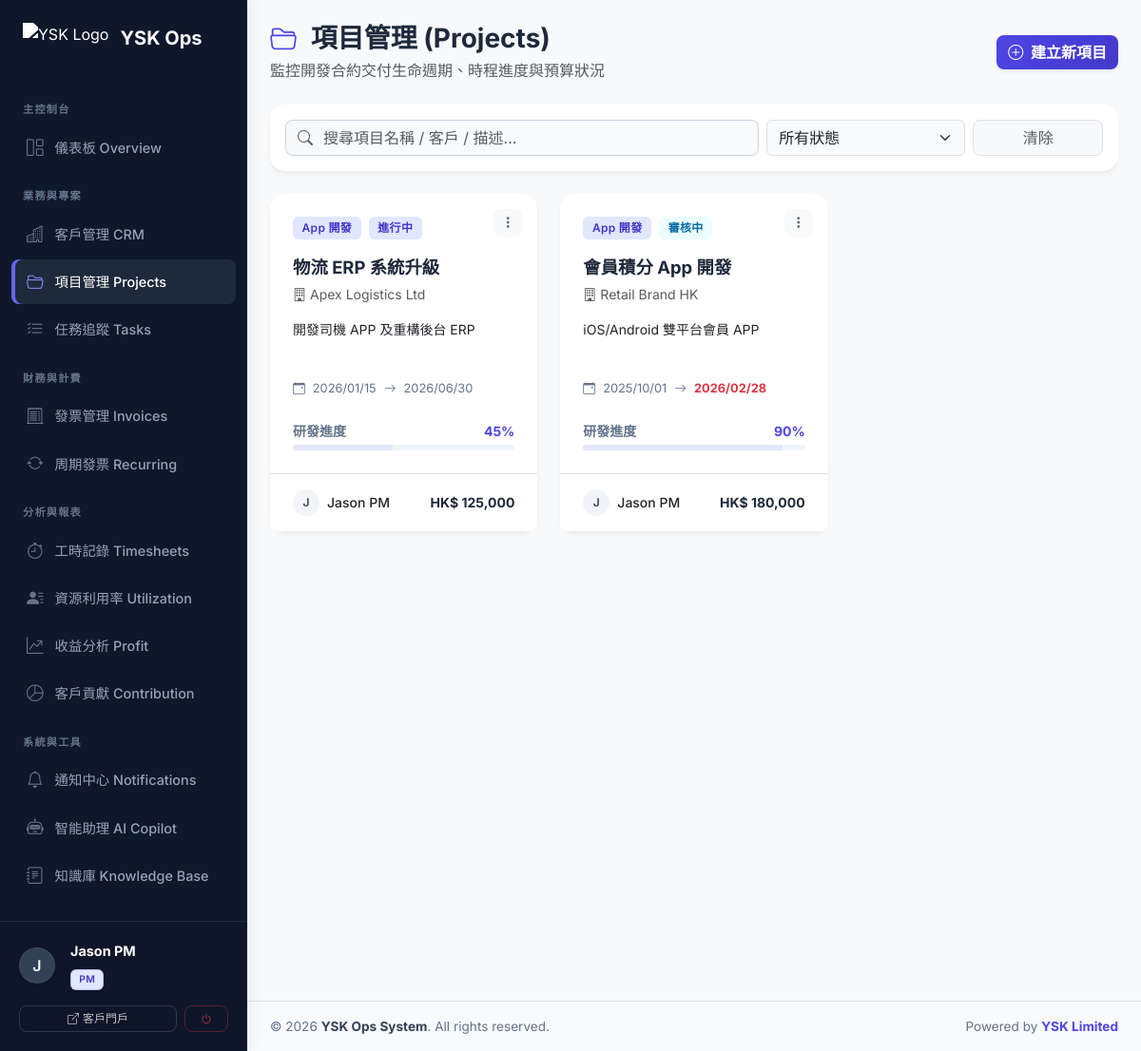
Screenshot of /projects.php (signed in) with the database file from the repository.
### tables this page shows
CREATE TABLE projects (
    id INT AUTO_INCREMENT PRIMARY KEY,
    client_id INT NOT NULL,
    title VARCHAR(200) NOT NULL,
    description TEXT,
    service_type ENUM('ai_automation', 'app_development', 'cloud_security', 'web3_blockchain', 'other') NOT NULL,
    status ENUM('planning', 'in_progress', 'review', 'completed', 'on_hold', 'cancelled') DEFAULT 'planning',
    start_date DATE,
    end_date DATE,
    budget DECIMAL(12,2) DEFAULT 0,
    progress_percent INT DEFAULT 0 CHECK (progress_percent BETWEEN 0 AND 100),
    assigned_pm_id INT,
    created_by INT,
    created_at TIMESTAMP DEFAULT CURRENT_TIMESTAMP,
    updated_at TIMESTAMP DEFAULT CURRENT_TIMESTAMP ON UPDATE CURRENT_TIMESTAMP,
    FOREIGN KEY (client_id) REFERENCES clients(id) ON DELETE CASCADE,
    FOREIGN KEY (assigned_pm_id) REFERENCES users(id) ON DELETE SET NULL,
    FOREIGN KEY (created_by) REFERENCES users(id) ON DELETE SET NULL,
    FULLTEXT KEY ft_projects (title, description)
);

CREATE TABLE clients (
    id INT AUTO_INCREMENT PRIMARY KEY,
    username VARCHAR(50) UNIQUE,
    password_hash VARCHAR(255),
    company_name VARCHAR(150) NOT NULL,
    contact_person VARCHAR(100),
    email VARCHAR(100),
    phone VARCHAR(20),
    address TEXT,
    notes TEXT,
    status ENUM('active', 'inactive', 'lead') DEFAULT 'active',
    created_at TIMESTAMP DEFAULT CURRENT_TIMESTAMP,
    updated_at TIMESTAMP DEFAULT CURRENT_TIMESTAMP ON UPDATE CURRENT_TIMESTAMP,
    FULLTEXT KEY ft_clients (company_name, contact_person, email, notes)
);

CREATE TABLE users (
    id INT AUTO_INCREMENT PRIMARY KEY,
    username VARCHAR(50) UNIQUE NOT NULL,
    password_hash VARCHAR(255) NOT NULL,
    full_name VARCHAR(100) NOT NULL,
    email VARCHAR(100) UNIQUE NOT NULL,
    role ENUM('admin', 'pm', 'developer', 'finance', 'viewer') DEFAULT 'viewer',
    phone VARCHAR(20),
    avatar VARCHAR(255),
    is_active BOOLEAN DEFAULT TRUE,
    created_at TIMESTAMP DEFAULT CURRENT_TIMESTAMP,
    updated_at TIMESTAMP DEFAULT CURRENT_TIMESTAMP ON UPDATE CURRENT_TIMESTAMP
);

### includes/db.php (called while the page is built, shortened)
<?php
function get_db_connection() {
    static $pdo = null;
    if ($pdo === null) {
        try {
            $dsn = "mysql:host=" . DB_HOST . ";dbname=" . DB_NAME . ";charset=" . DB_CHAR;
            $pdo = new PDO($dsn, DB_USER, DB_PASS, [
                PDO::ATTR_ERRMODE => PDO::ERRMODE_EXCEPTION,
                PDO::ATTR_DEFAULT_FETCH_MODE => PDO::FETCH_ASSOC,
                PDO::ATTR_EMULATE_PREPARES => false,
            ]);
        } catch (PDOException $e) {
            die("Database connection failed: " . $e->getMessage() . "<br>Please check config.php and run database.sql first.");
        }
    }
    return $pdo;
}
function db_query($sql, $params = []) {
    $pdo = get_db_connection();
    $stmt = $pdo->prepare($sql);
    $stmt->execute($params);
    return $stmt;
}
function db_fetch_all($sql, $params = []) {
    return db_query($sql, $params)->fetchAll();
}
?>

### projects.php (the view, shortened to what this page needs)
<?php
require_once 'includes/db.php';
$search = trim($_GET['search'] ?? '');
$page = max(1, (int)($_GET['page'] ?? 1));
$per_page = 9;
$offset = ($page - 1) * $per_page;
$where_clauses = ["1=1"];
$params = [];
$where_sql = implode(" AND ", $where_clauses);
$sql = "SELECT p.*, c.company_name, u.full_name as pm_name
        FROM projects p
        LEFT JOIN clients c ON p.client_id = c.id
        LEFT JOIN users u ON p.assigned_pm_id = u.id
        WHERE $where_sql
        ORDER BY CASE WHEN p.status IN ('completed', 'cancelled') THEN 1 ELSE 0 END, p.updated_at DESC
        LIMIT $per_page OFFSET $offset";
$projects = db_fetch_all($sql, $params);
$status_options = [
    'planning' => ['label' => '規劃中', 'color' => 'secondary'],
    'in_progress' => ['label' => '進行中', 'color' => 'primary'],
    'review' => ['label' => '審核中', 'color' => 'info'],
    'completed' => ['label' => '已完成', 'color' => 'success'],
    'on_hold' => ['label' => '暫停', 'color' => 'warning'],
    'cancelled' => ['label' => '已取消', 'color' => 'danger']
];
$service_options = [
    'app_development' => 'App 開發',
    'ai_automation' => 'AI 自動化工程',
    'cloud_security' => '雲端安全架構',
    'web3_blockchain' => 'Web3 區塊鏈',
    'other' => '其他服務'
];
include 'includes/header.php';
?>
<div class="d-flex align-items-stretch" style="min-height: 100vh; width: 100%;">
    <?php include 'includes/sidebar.php'; ?>
    <div class="flex-grow-1 d-flex flex-column" style="background-color: #f8f9fa; min-width: 0;">
        <div class="p-3 p-md-4 flex-grow-1">
            <div class="d-flex flex-column flex-md-row justify-content-between align-items-md-center mb-4 gap-3">
                <div class="d-flex align-items-center">
                    <div>
                        <h2 class="h3 fw-bold mb-1 text-slate-800"><i class="bi bi-folder2-open me-2 text-primary"></i> 項目管理 (Projects)</h2>
                        <p class="text-muted mb-0 d-none d-md-block">監控開發合約交付生命週期、時程進度與預算狀況</p>
                    </div>
                </div>
                <div>
                    <button class="btn btn-primary shadow-sm fw-bold" data-bs-toggle="modal" data-bs-target="#createProjectModal">
                        <i class="bi bi-plus-circle me-1"></i> 建立新項目
                    </button>
                </div>
            </div>
            <div class="card mb-4 border-0 shadow-sm">
                <div class="card-body p-3">
                    <form method="GET" class="row g-2 align-items-center">
                        <div class="col-md-7">
                            <div class="input-group">
                                <span class="input-group-text bg-light text-muted border-end-0"><i class="bi bi-search"></i></span>
                                <input type="text" name="search" class="form-control border-start-0 ps-0 shadow-none" value="<?= htmlspecialchars($search) ?>" placeholder="搜尋項目名稱 / 客戶 / 描述...">
                            </div>
                        </div>
                        <div class="col-md-3">
                            <select name="status" class="form-select shadow-none" onchange="this.form.submit()">
                                <option value="">所有狀態</option>
                            </select>
                        </div>
                        <div class="col-md-2 text-end">
                            <a href="projects.php" class="btn btn-light border w-100 text-muted">清除</a>
                        </div>
                    </form>
                </div>
            </div>
            <div class="row g-4">
                <?php foreach ($projects as $p):
                    $progress = (int)$p['progress_percent'];
                    $stat = $status_options[$p['status']] ?? $status_options['planning'];
                    $svc_label = $service_options[$p['service_type']] ?? '其他服務';
                    $pm_avatar = mb_substr($p['pm_name'] ?? 'U', 0, 1, 'UTF-8');
                ?>
                <div class="col-md-6 col-xl-4">
                    <div class="card border-0 shadow-sm h-100 d-flex flex-column" style="transition: transform 0.2s; border-radius: 12px;">
                        <div class="card-body p-4 flex-grow-1 position-relative">
                            <div class="position-absolute top-0 end-0 p-3">
                                <div class="dropdown">
                                    <button class="btn btn-sm btn-light border-0 text-muted shadow-none" type="button" data-bs-toggle="dropdown">
                                        <i class="bi bi-three-dots-vertical"></i>
                                    </button>
                                </div>
                            </div>
                            <div class="d-flex align-items-start mb-3 gap-2">
                                <span class="badge bg-primary bg-opacity-10 text-primary px-2 py-1 small"><?= $svc_label ?></span>
                                <span class="badge bg-<?= $stat['color'] ?> bg-opacity-10 text-<?= $stat['color'] ?> px-2 py-1 small"><?= $stat['label'] ?></span>
                            </div>
                            <h5 class="fw-bold text-slate-800 mt-2 mb-1 pe-4 lh-base" style="font-size: 1.15rem;">
                                <?= htmlspecialchars($p['title']) ?>
                            </h5>
                            <p class="small text-muted mb-3"><i class="bi bi-building me-1"></i><?= htmlspecialchars($p['company_name'] ?? '未指定客戶') ?></p>
                            <div class="text-slate-600 small mb-4" style="display: -webkit-box; -webkit-line-clamp: 2; -webkit-box-orient: vertical; overflow: hidden; height: 2.8em;">
                                <?= htmlspecialchars($p['description'] ?: '沒有詳細說明...') ?>
                            </div>
                            <div class="d-flex align-items-center text-slate-500 mb-3" style="font-size: 0.8rem;">
                                <i class="bi bi-calendar-event me-2"></i>
                                <span><?= $p['start_date'] ? date('Y/m/d', strtotime($p['start_date'])) : '未定' ?></span>
                                <i class="bi bi-arrow-right mx-2 text-slate-300"></i>
                                <span class="<?= $p['end_date'] && strtotime($p['end_date']) < time() && $p['status'] != 'completed' ? 'text-danger fw-bold' : '' ?>">
                                    <?= $p['end_date'] ? date('Y/m/d', strtotime($p['end_date'])) : '未定' ?>
                                </span>
                            </div>
                            <div class="mt-auto pt-2">
                                <div class="d-flex justify-content-between align-items-center mb-1">
                                    <small class="text-slate-500 fw-semibold">研發進度</small>
                                    <small class="fw-bold <?= $progress == 100 ? 'text-success' : 'text-indigo' ?>"><?= $progress ?>%</small>
                                </div>
                                <div class="progress" style="height:6px; border-radius:3px; background-color: #f1f5f9;">
                                    <div class="progress-bar <?= $progress == 100 ? 'bg-success' : 'bg-primary' ?>" style="width: <?= $progress ?>%"></div>
                                </div>
                            </div>
                        </div>
                        <div class="card-footer bg-white border-top px-4 py-3 d-flex justify-content-between align-items-center rounded-bottom-3">
                            <div class="d-flex align-items-center">
                                <div class="bg-secondary bg-opacity-10 text-secondary rounded-circle d-flex align-items-center justify-content-center me-2" style="width: 28px; height: 28px;">
                                    <span class="fw-bold" style="font-size: 0.75rem;"><?= htmlspecialchars($pm_avatar) ?></span>
                                </div>
                                <small class="text-slate-600 fw-medium"><?= htmlspecialchars($p['pm_name'] ?? '未指派 PM') ?></small>
                            </div>
                            <div class="fw-bold text-slate-800 small">HK$ <?= number_format($p['budget'], 0) ?></div>
                        </div>
                    </div>
                </div>
                <?php endforeach; ?>
            </div>
<?php include 'includes/footer.php'; ?>

### css/style.css (style rules this page uses)
:root { --bs-primary: #4f46e5; --bs-primary-rgb: 79, 70, 229; --bs-body-bg: #f8fafc; --bs-body-font-family: 'Inter', 'Noto Sans TC', system-ui, sans-serif; }
body { background-color: var(--bs-body-bg); font-family: var(--bs-body-font-family); color: #334155; -webkit-font-smoothing: antialiased; }
.text-slate-500 { color: #64748b !important; }
.text-slate-800 { color: #1e293b !important; }
.text-indigo { color: #4f46e5 !important; }
.card { border: none !important; border-radius: 16px !important; box-shadow: 0 4px 6px -1px rgba(0, 0, 0, 0.05), 0 2px 4px -1px rgba(0, 0, 0, 0.03) !important; background-color: #ffffff; }
.btn { border-radius: 8px !important; font-weight: 500; }
.btn-primary { background: linear-gradient(135deg, #4f46e5 0%, #4338ca 100%) !important; border: none !important; box-shadow: 0 4px 6px -1px rgba(79, 70, 229, 0.2); }
.badge { padding: 0.5em 0.8em !important; border-radius: 6px !important; font-weight: 600 !important; letter-spacing: 0.025em; }
.bg-primary { background-color: #e0e7ff !important; color: #4338ca !important; }
.bg-info { background-color: #ecfeff !important; color: #0369a1 !important; }
.bg-secondary { background-color: #f1f5f9 !important; color: #475569 !important; }
.input-group-text { border-radius: 8px 0 0 8px !important; border-color: #cbd5e1; }
.input-group .form-control { border-radius: 0 8px 8px 0 !important; border-color: #cbd5e1; }

### rows the page displays
projects: service_type "App 開發", status "進行中", title "物流 ERP 系統升級", client.company_name "Apex Logistics Ltd", description "開發司機 APP 及重構後台 ERP", start_date "2026/01/15", end_date "2026/06/30", progress_percent "45", assigned_pm.full_name "J", assigned_pm.full_name "Jason PM", budget "125,000"
projects: service_type "App 開發", status "審核中", title "會員積分 App 開發", client.company_name "Retail Brand HK", description "iOS/Android 雙平台會員 APP", start_date "2025/10/01", end_date "2026/02/28", progress_percent "90", assigned_pm.full_name "J", assigned_pm.full_name "Jason PM", budget "180,000"

### other values shown
$avatar_char "J"
$user_name "Jason PM"
$user_role "PM"
